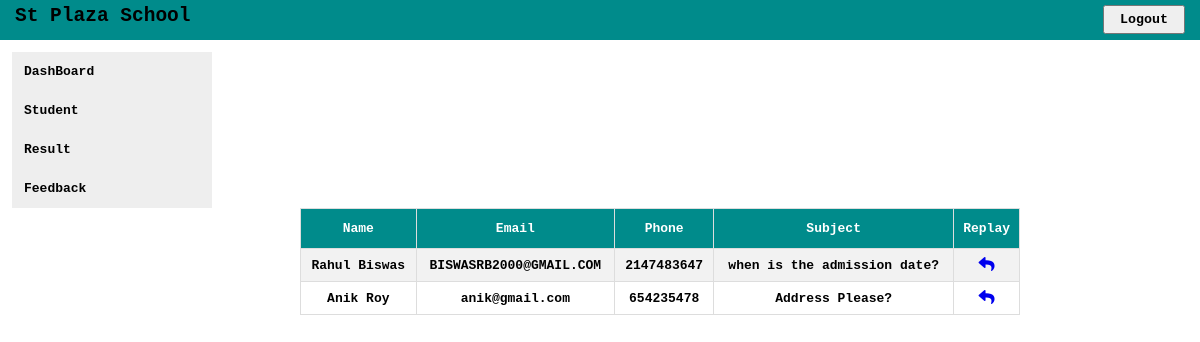
Page /feedback.php on the committed database.
### tables this page shows
CREATE TABLE `feedback` (
  `id` int(120) NOT NULL,
  `name` varchar(120) NOT NULL,
  `email` varchar(120) NOT NULL,
  `phone` int(40) NOT NULL,
  `subject` varchar(1000) NOT NULL
);

### feedback.php (the view, shortened to what this page needs)
<!DOCTYPE html>
<html>
<head>
    <link rel="stylesheet" href="https://cdnjs.cloudflare.com/ajax/libs/font-awesome/5.12.1/css/all.min.css">
</head>
<body>
    <nav>
    <header class="nav1">
<h2 style="float: left;">St Plaza School</h2>
<a class="btn" href="logout.php"><button>Logout</button></a>
    </header>
    </nav>
    <div class="ver">
    <div class="vertical-menu">
            <a href="dashboard.php">DashBoard</a>
            <a href="insert.php">Student</a>
            <a href="printresult.php">Result</a>
            <a href="feedback.php">Feedback</a>
    </div>
    </div>
    <div class="table">
    <table id="customers">
        <tr>
          <th style="text-align:center">Name</th>
          <th style="text-align:center">Email</th>
          <th style="text-align:center">Phone</th>
          <th style="text-align:center">Subject</th>
          <th style="text-align:center">Replay</th>
        </tr>
      <?php
$connection = mysqli_connect("localhost","root","");
 $q = "select * from feedback ";
 $query = mysqli_query($connection,$q);
 while($res = mysqli_fetch_array($query)){
 ?>
 <tr class="text-center">
 <td style="text-align:center"> <?php echo $res['name'];  ?> </td>
 <td style="text-align:center"> <?php echo $res['email'];  ?> </td>
 <td style="text-align:center"> <?php echo $res['phone'];  ?> </td>
 <td style="text-align:center"> <?php echo $res['subject'];  ?> </td>
     <td style="text-align:center">  <a href="#?id=<?php echo $res['id']; ?>" ><i class="fas fa-reply"></i></a>  </td>
 <?php
 }
  ?>
          </table>
      </div>
</body>
</html>

### feedback.php (style rules this page uses)
* { padding: 0%; margin: 0%; box-sizing: border-box; font-family: monospace; font-weight: bold; }
nav { width: 100%; height: 40px; background-color: darkcyan; }
.nav1 { padding:5px 15px; }
button { padding: 5px 15px; float:right; font-weight: bold; }
.vertical-menu { width: 200px; }
.vertical-menu a { background-color: #eee; color: black; display: block; padding: 12px; text-decoration: none; }
.ver { margin-left: 1%; margin-top: 1%; }
#customers { font-family: "Trebuchet MS", Arial, Helvetica, sans-serif; border-collapse: collapse; width: 80%; }
#customers td, #customers th { border: 1px solid #ddd; padding: 7px; }
#customers tr:nth-child(even) { background-color: #f2f2f2; }
#customers th { padding-top: 12px; padding-bottom: 12px; text-align: left; background-color: darkcyan; color: white; }
.table { margin-left: 300px; }

### rows in the picture
feedback: name "Rahul Biswas", email "BISWASRB2000@GMAIL.COM", phone "2147483647", subject "when is the admission date?"
feedback: name "Anik Roy", email "anik@gmail.com", phone "654235478", subject "Address Please?"
